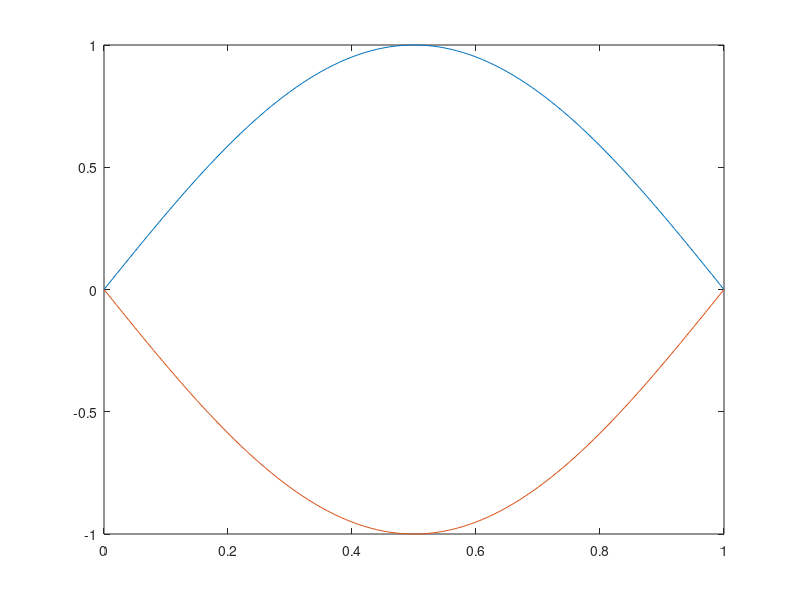

MATLAB code for this plot: (Note: this script raises an error after producing the figure.)
clc
clear
close all
%% 
% Generating data points
x1=(0:0.01:1)';
x2=(0:0.01:1)';
B1=sin((x1)*pi);
B2=-sin((x2)*pi);
plot(x1,B1,x2,B2);
% Bezier coefficients
t=setTValueForPts([B1,x],length(x)); %the same for both splines
b0 = (1-t).^3;
b1 = 3*t.*(1-t).^2;
b2 = 3*(1-t).*t.^2;
b3 = t.^3;
% Obtaining control points
A=[x;B1;x;flipud(B2)];
b=[b3/2 b0/2 b0/2+b1 b3/2+b2 zeros(length(t),4);zeros(length(t),4) b3/2 b0/2 b0/2+b1 b3/2+b2;b0/2+b1 b2+b3/2 b3/2 b0/2 zeros(length(t),4); zeros(length(t),4) b0/2+b1 b2+b3/2 b3/2 b0/2];
c=b\A;
% Reconstructing data points by bezier function
c=reshape(c,4,2);
c=c';
B_rep_1=b0'.*(c(:,1)+c(:,4))/2+b1'.*c(:,1)+b2'.*c(:,2)+b3'.*(c(:,2)+c(:,3))/2;
B_rep_2=b0'.*(c(:,1)+c(:,4))/2+b1'.*c(:,3)+b2'.*c(:,4)+b3'.*(c(:,2)+c(:,3))/2;
hold on
plot(B_rep_1(1,:),B_rep_1(2,:),':')
plot(B_rep_2(1,:),B_rep_2(2,:),':')
scatter(c(1,1),c(2,1),'k');  scatter(c(1,2),c(2,2),'b');  scatter(c(1,3),c(2,3),'m');  scatter(c(1,4),c(2,4),'g');
text(c(1,1),c(2,1),'C1')
text(c(1,2),c(2,2),'C2')
text(c(1,3),c(2,3),'C3')
text(c(1,4),c(2,4),'C4')
title('My solution')

%%  Grant solution
% find the bezier curves
SolutionLoop = 1;
% for SolutionLoop = 1:nSplines
%first bezier
xPos1 = x;
yPos1 = B1;
t = setTValueForPts([B1,x],length(x));
%     tMatrix = zeros(length(xPos1),4);
tMatHold = zeros(length(xPos1),4);
% set up the matrix for calculating bezier curves --> has to be re-written every time a bezier curve is added
for i = 1:length(xPos1)
    % p1, p2, p3, p4 (p0 and p5 are assumed later)
    tMatrixDualBezierTop(i,:)= [0.5*t(i)^3, 0.5*(1-t(i))^3, 0.5*(1-t(i))^3+3*t(i)*(1-t(i))^2, 0.5*t(i)^3+3*(1-t(i))*t(i)^2];
    tMatHold(i,:)= [(1-t(i))^3 3*t(i)*(1-t(i))^2, 3*(1-t(i))*t(i)^2 t(i)^3];   %for reconstruction later
end
% second bezier
xPos2 = x;
yPos2 = B2;
t2 = setTValueForPts([flipud(B2),x],length(x));
%     xPos2 = xPoints{2*SolutionLoop};
%     yPos2 = yPoints{2*SolutionLoop};
%     t2 = tTotal{2*SolutionLoop};
%     tMatrix2 = zeros(length(xPos1),4);
tMatHold2 = zeros(length(xPos1),4);
for i = 1:length(xPos2)
    %         tMatrixDualBezierBottom(i,:)= [0.5*(1-t2(i))^3+3*t2(i)*(1-t2(i))^2, 0.5*t2(i)^3+3*t2(i)^2*(1-t2(i)), 0.5*t2(i)^3, 0.5*(1-t2(i))^3];
    tMatrixDualBezierBottom(i,:)= [0.5*(1-t2(i))^3+3*t2(i)*(1-t2(i))^2, 0.5*t2(i)^3+3*t2(i)^2*(1-t2(i)), 0.5*t2(i)^3, 0.5*(1-t2(i))^3];
    tMatHold2(i,:)= [(1-t2(i))^3 3*t2(i)*(1-t2(i))^2, 3*(1-t2(i))*t2(i)^2 t2(i)^3];   %for reconstruction later
end
tMatDualBezier = [tMatrixDualBezierTop; tMatrixDualBezierBottom];
bVectSingleBezierX = [xPos1; xPos2];
bVectSingleBezierY = [yPos1; yPos2];

%     tNewTotal{SolutionLoop} = tMatrix;
pX = tMatDualBezier\bVectSingleBezierX;
pY = tMatDualBezier\bVectSingleBezierY;
PVect1X = [(pX(1)+pX(4))/2 pX(1) pX(2) (pX(2)+pX(3))/2];
PVect1Y = [(pY(1)+pY(4))/2 pY(1) pY(2) (pY(2)+pY(3))/2];
PVect2X = [(pX(2)+pX(3))/2 pX(3) pX(4) (pX(1)+pX(4))/2];
PVect2Y = [(pY(2)+pY(3))/2 pY(3) pY(4) (pY(1)+pY(4))/2];

% end
figure(2)
plot(xPos1,yPos1,xPos2,yPos2,tMatHold*PVect1X',tMatHold*PVect1Y',tMatHold2*PVect2X',tMatHold2*PVect2Y');
hold on
scatter(pX(1),pY(1),'k');  scatter(pX(2),pY(2),'b');  scatter(pX(3),pY(3),'m');  scatter(pX(4),pY(4),'g');
%     scatter(PVect1X,PVect1Y,'k');
%     scatter(PVect2X,PVect2Y,'m');
%     plot(xPos1,yPos1,xPos2,yPos2,tMatHold*PVect1X',tMatHold*PVect1Y',tMatHold2*PVect2X',tMatHold2*PVect2Y');
text(pX(1),pY(1),'C1')
text(pX(2),pY(2),'C2')
text(pX(3),pY(3),'C3')
text(pX(4),pY(4),'C4')
title('Your solution')


%%
function T = setTValueForPts(dataSplitIntoSplines,nPtsInSpline)
splinePts = dataSplitIntoSplines;
totalSubSplineLength = 0;
TLocal = zeros(nPtsInSpline,1);
%     get total length of spline
for iPtInSpline = 1:nPtsInSpline-1
    p1 = splinePts(iPtInSpline,:);
    p2 = splinePts(iPtInSpline+1,:);
    dist(iPtInSpline) = sqrt((p2(1)-p1(1))^2 + (p2(2)-p1(2))^2);
    totalSubSplineLength = totalSubSplineLength + dist(iPtInSpline);
end
%     get t value of each point
accumDist = 0;
TLocal(1) = 0;
for iPtInSpline = 1:nPtsInSpline-1
    distLocal = dist(iPtInSpline);
    accumDist = accumDist + distLocal;
    TLocal(iPtInSpline+1) = accumDist/totalSubSplineLength;
end
T = TLocal;

end